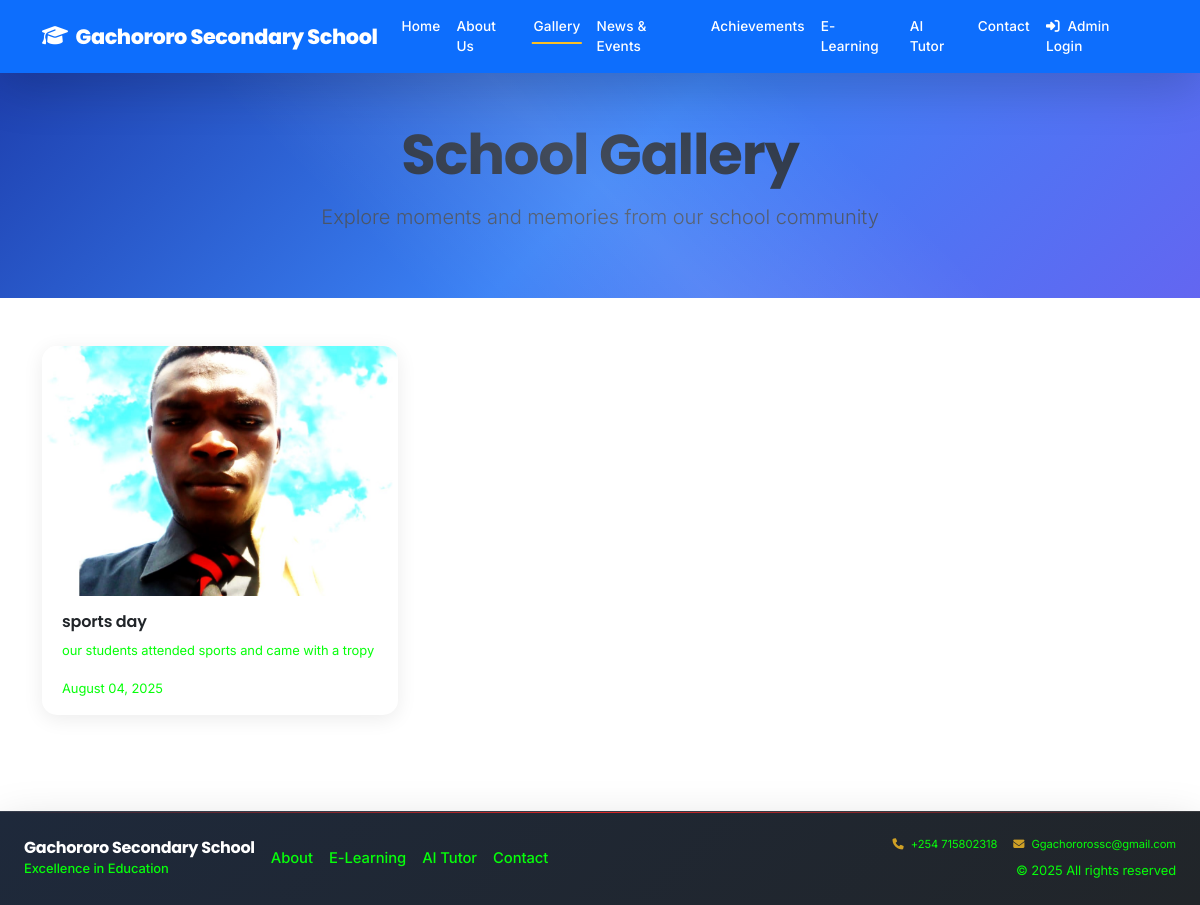
/gallery, run on an earlier commit of the app's database.
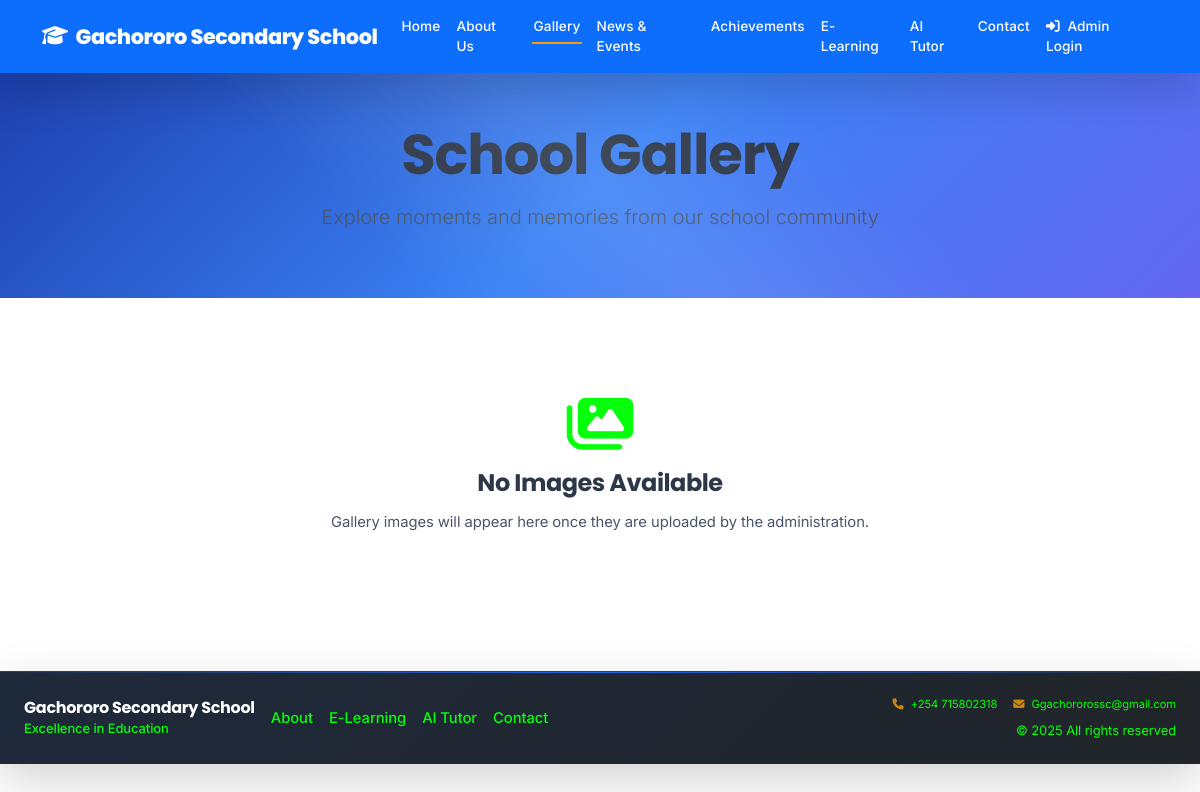
And on a later commit of the database.
### models.py (models this page shows, shortened)
class GalleryImage(db.Model):
    id = db.Column(db.Integer, primary_key=True)
    filename = db.Column(db.String(200), nullable=False)
    title = db.Column(db.String(200))
    description = db.Column(db.Text)
    date_uploaded = db.Column(db.DateTime, default=datetime.utcnow)

### app.py (the view)
@app.route('/gallery')
def gallery():
    images = GalleryImage.query.order_by(GalleryImage.date_uploaded.desc()).all()
    return render_template('gallery.html', images=images)

### app.py (called while the page is built)
@app.context_processor
def inject_global_vars():
    try:
        current_theme = ThemeSettings.query.filter_by(is_active=True).first()
        theme_name = current_theme.theme_name if current_theme else 'blue'
        active_video = VideoSettings.query.filter_by(is_active=True).first()
        return {
            'current_theme': theme_name,
            'active_video': active_video
        }
    except:
        return {
            'current_theme': 'blue',
            'active_video': None
        }

### templates/gallery.html (shortened to what this page needs)
{% extends "base.html" %}
{% block content %}
<section class="page-header bg-primary text-white py-5">
    <div class="container">
        <div class="row">
            <div class="col-12 text-center">
                <h1 class="display-4 fw-bold">School Gallery</h1>
                <p class="lead">Explore moments and memories from our school community</p>
            </div>
        </div>
    </div>
</section>
<section class="py-5">
    <div class="container">
        {% if images %}
            <div class="row" id="gallery">
                {% for image in images %}
                    <div class="col-lg-4 col-md-6 mb-4">
                        <div class="card gallery-card h-100">
                            <img src="{{ url_for('gallery_file', filename=image.filename) }}"
                                 class="card-img-top gallery-img"
                                 alt="{{ image.title or 'School Image' }}"
                                 data-bs-toggle="modal"
                                 data-bs-target="#imageModal"
                                 data-bs-src="{{ url_for('gallery_file', filename=image.filename) }}"
                                 data-bs-title="{{ image.title or 'School Image' }}"
                                 data-bs-description="{{ image.description or '' }}">
                            {% if image.title or image.description %}
                                <div class="card-body">
                                    {% if image.title %}
                                        <h6 class="card-title">{{ image.title }}</h6>
                                    {% endif %}
                                    {% if image.description %}
                                        <p class="card-text text-muted small">{{ image.description }}</p>
                                    {% endif %}
                                    <small class="text-muted">{{ image.date_uploaded.strftime('%B %d, %Y') }}</small>
                                </div>
                            {% endif %}
                        </div>
                    </div>
                {% endfor %}
            </div>
        {% else %}
            <div class="text-center text-muted py-5">
                <i class="fas fa-images fa-4x mb-3"></i>
                <h3>No Images Available</h3>
                <p>Gallery images will appear here once they are uploaded by the administration.</p>
            </div>
        {% endif %}
    </div>
</section>
{% endblock %}

What changed in the data, as far as the page shows it:
removed GalleryImage: filename (picture), title "sports day", description "our students attended sports and came with a tropy", date_uploaded "August 04, 2025"
Also different on the page:
text now shown: "No Images Available Gallery images will appear here once they are uploaded by the administration."
